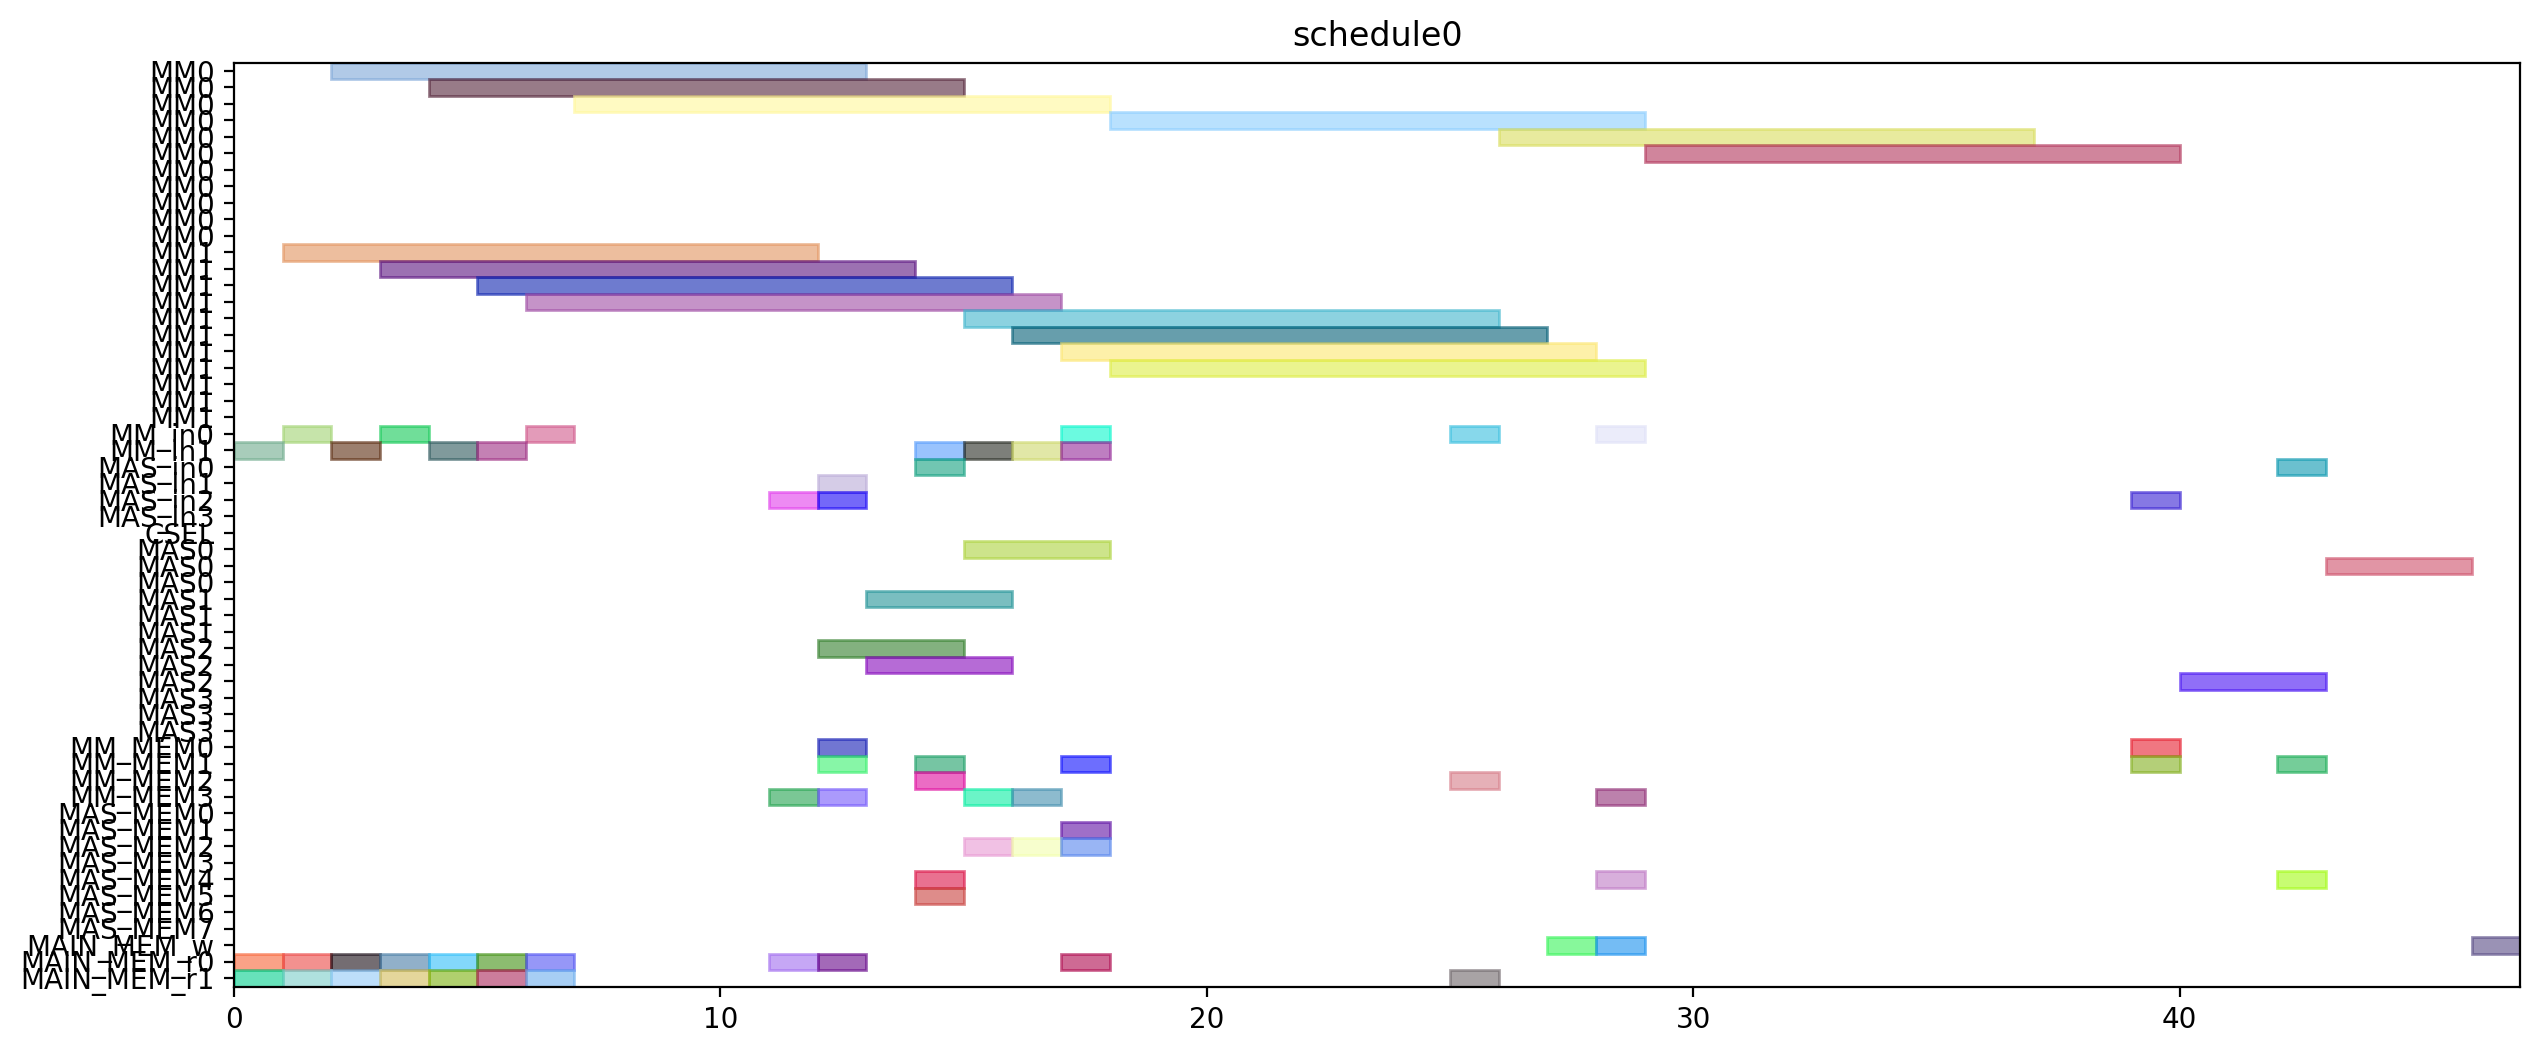

Recreate this plot in Python.
from pyschedule import Scenario, solvers, plotters, alt


def solve():
	horizon = 120
	S = Scenario("schedule0", horizon=horizon)

	# resource
	MM = S.Resources('MM', num=2, size=11)
	MM_in = S.Resources('MM_in', num=2)
	MAS_in = S.Resources('MAS_in', num=4)
	CSEL = S.Resource('CSEL')
	MAS = S.Resources('MAS', num=4, size=3, periods=range(1, horizon))
	MM_MEM = S.Resources('MM_MEM', num=4)
	MAS_MEM = S.Resources('MAS_MEM', num=8)
	MAIN_MEM_w = S.Resource('MAIN_MEM_w', size=1)
	MAIN_MEM_r = S.Resources('MAIN_MEM_r', num=2)

	# result of previous scheduling

	# new tasks
	r1 = S.Task('r1', length=11, delay_cost=1)
	r1 += alt(MM)
	r1_in = S.Task('r1_in', length=1, delay_cost=1)
	r1_in += alt(MM_in)
	S += r1_in*MM_in[0]<=r1*MM[0]
	S += r1_in*MM_in[1]<=r1*MM[1]
	r1_mem0 = S.Task('r1_mem0', length=1, delay_cost=1)
	r1_mem0 += MAIN_MEM_r[0]
	S += r1_mem0 <= r1

	r1_mem1 = S.Task('r1_mem1', length=1, delay_cost=1)
	r1_mem1 += MAIN_MEM_r[1]
	S += r1_mem1 <= r1

	r3 = S.Task('r3', length=11, delay_cost=1)
	r3 += alt(MM)
	r3_in = S.Task('r3_in', length=1, delay_cost=1)
	r3_in += alt(MM_in)
	S += r3_in*MM_in[0]<=r3*MM[0]
	S += r3_in*MM_in[1]<=r3*MM[1]
	r3_mem0 = S.Task('r3_mem0', length=1, delay_cost=1)
	r3_mem0 += MAIN_MEM_r[0]
	S += r3_mem0 <= r3

	r3_mem1 = S.Task('r3_mem1', length=1, delay_cost=1)
	r3_mem1 += MAIN_MEM_r[1]
	S += r3_mem1 <= r3

	r4 = S.Task('r4', length=11, delay_cost=1)
	r4 += alt(MM)
	r4_in = S.Task('r4_in', length=1, delay_cost=1)
	r4_in += alt(MM_in)
	S += r4_in*MM_in[0]<=r4*MM[0]
	S += r4_in*MM_in[1]<=r4*MM[1]
	r4_mem0 = S.Task('r4_mem0', length=1, delay_cost=1)
	r4_mem0 += MAIN_MEM_r[0]
	S += r4_mem0 <= r4

	r4_mem1 = S.Task('r4_mem1', length=1, delay_cost=1)
	r4_mem1 += MAIN_MEM_r[1]
	S += r4_mem1 <= r4

	r5 = S.Task('r5', length=11, delay_cost=1)
	r5 += alt(MM)
	r5_in = S.Task('r5_in', length=1, delay_cost=1)
	r5_in += alt(MM_in)
	S += r5_in*MM_in[0]<=r5*MM[0]
	S += r5_in*MM_in[1]<=r5*MM[1]
	r5_mem0 = S.Task('r5_mem0', length=1, delay_cost=1)
	r5_mem0 += MAIN_MEM_r[0]
	S += r5_mem0 <= r5

	r5_mem1 = S.Task('r5_mem1', length=1, delay_cost=1)
	r5_mem1 += MAIN_MEM_r[1]
	S += r5_mem1 <= r5

	r6 = S.Task('r6', length=11, delay_cost=1)
	r6 += alt(MM)
	r6_in = S.Task('r6_in', length=1, delay_cost=1)
	r6_in += alt(MM_in)
	S += r6_in*MM_in[0]<=r6*MM[0]
	S += r6_in*MM_in[1]<=r6*MM[1]
	r6_mem0 = S.Task('r6_mem0', length=1, delay_cost=1)
	r6_mem0 += MAIN_MEM_r[0]
	S += r6_mem0 <= r6

	r6_mem1 = S.Task('r6_mem1', length=1, delay_cost=1)
	r6_mem1 += MAIN_MEM_r[1]
	S += r6_mem1 <= r6

	r12 = S.Task('r12', length=11, delay_cost=1)
	r12 += alt(MM)
	r12_in = S.Task('r12_in', length=1, delay_cost=1)
	r12_in += alt(MM_in)
	S += r12_in*MM_in[0]<=r12*MM[0]
	S += r12_in*MM_in[1]<=r12*MM[1]
	r12_mem0 = S.Task('r12_mem0', length=1, delay_cost=1)
	r12_mem0 += MAIN_MEM_r[0]
	S += r12_mem0 <= r12

	r12_mem1 = S.Task('r12_mem1', length=1, delay_cost=1)
	r12_mem1 += MAIN_MEM_r[1]
	S += r12_mem1 <= r12

	r13 = S.Task('r13', length=11, delay_cost=1)
	r13 += alt(MM)
	r13_in = S.Task('r13_in', length=1, delay_cost=1)
	r13_in += alt(MM_in)
	S += r13_in*MM_in[0]<=r13*MM[0]
	S += r13_in*MM_in[1]<=r13*MM[1]
	r13_mem0 = S.Task('r13_mem0', length=1, delay_cost=1)
	r13_mem0 += MAIN_MEM_r[0]
	S += r13_mem0 <= r13

	r13_mem1 = S.Task('r13_mem1', length=1, delay_cost=1)
	r13_mem1 += MAIN_MEM_r[1]
	S += r13_mem1 <= r13

	r2 = S.Task('r2', length=3, delay_cost=1)
	r2 += alt(MAS)
	r2_in = S.Task('r2_in', length=1, delay_cost=1)
	r2_in += alt(MAS_in)
	S += r2_in*MAS_in[0]<=r2*MAS[0]

	S += r2_in*MAS_in[1]<=r2*MAS[1]

	S += r2_in*MAS_in[2]<=r2*MAS[2]

	S += r2_in*MAS_in[3]<=r2*MAS[3]

	r2_mem0 = S.Task('r2_mem0', length=1, delay_cost=1)
	r2_mem0 += alt(MM_MEM)
	S += (r1*MM[0])-1 < r2_mem0*MM_MEM[0]
	S += (r1*MM[1])-1 < r2_mem0*MM_MEM[2]
	S += r2_mem0 <= r2

	r2_mem1 = S.Task('r2_mem1', length=1, delay_cost=1)
	r2_mem1 += alt(MM_MEM)
	S += (r1*MM[0])-1 < r2_mem1*MM_MEM[1]
	S += (r1*MM[1])-1 < r2_mem1*MM_MEM[3]
	S += r2_mem1 <= r2

	r7 = S.Task('r7', length=3, delay_cost=1)
	r7 += alt(MAS)
	r7_in = S.Task('r7_in', length=1, delay_cost=1)
	r7_in += alt(MAS_in)
	S += r7_in*MAS_in[0]<=r7*MAS[0]

	S += r7_in*MAS_in[1]<=r7*MAS[1]

	S += r7_in*MAS_in[2]<=r7*MAS[2]

	S += r7_in*MAS_in[3]<=r7*MAS[3]

	r7_mem0 = S.Task('r7_mem0', length=1, delay_cost=1)
	r7_mem0 += alt(MM_MEM)
	S += (r5*MM[0])-1 < r7_mem0*MM_MEM[0]
	S += (r5*MM[1])-1 < r7_mem0*MM_MEM[2]
	S += r7_mem0 <= r7

	r7_mem1 = S.Task('r7_mem1', length=1, delay_cost=1)
	r7_mem1 += alt(MM_MEM)
	S += (r6*MM[0])-1 < r7_mem1*MM_MEM[1]
	S += (r6*MM[1])-1 < r7_mem1*MM_MEM[3]
	S += r7_mem1 <= r7

	r8 = S.Task('r8', length=3, delay_cost=1)
	r8 += alt(MAS)
	r8_in = S.Task('r8_in', length=1, delay_cost=1)
	r8_in += alt(MAS_in)
	S += r8_in*MAS_in[0]<=r8*MAS[0]

	S += r8_in*MAS_in[1]<=r8*MAS[1]

	S += r8_in*MAS_in[2]<=r8*MAS[2]

	S += r8_in*MAS_in[3]<=r8*MAS[3]

	r8_mem0 = S.Task('r8_mem0', length=1, delay_cost=1)
	r8_mem0 += MAIN_MEM_r[0]
	S += r8_mem0 <= r8

	r8_mem1 = S.Task('r8_mem1', length=1, delay_cost=1)
	r8_mem1 += alt(MM_MEM)
	S += (r4*MM[0])-1 < r8_mem1*MM_MEM[1]
	S += (r4*MM[1])-1 < r8_mem1*MM_MEM[3]
	S += r8_mem1 <= r8

	r10 = S.Task('r10', length=3, delay_cost=1)
	r10 += alt(MAS)
	r10_in = S.Task('r10_in', length=1, delay_cost=1)
	r10_in += alt(MAS_in)
	S += r10_in*MAS_in[0]<=r10*MAS[0]

	S += r10_in*MAS_in[1]<=r10*MAS[1]

	S += r10_in*MAS_in[2]<=r10*MAS[2]

	S += r10_in*MAS_in[3]<=r10*MAS[3]

	r10_mem0 = S.Task('r10_mem0', length=1, delay_cost=1)
	r10_mem0 += MAIN_MEM_r[0]
	S += r10_mem0 <= r10

	r10_mem1 = S.Task('r10_mem1', length=1, delay_cost=1)
	r10_mem1 += alt(MM_MEM)
	S += (r4*MM[0])-1 < r10_mem1*MM_MEM[1]
	S += (r4*MM[1])-1 < r10_mem1*MM_MEM[3]
	S += r10_mem1 <= r10

	r9 = S.Task('r9', length=11, delay_cost=1)
	r9 += alt(MM)
	r9_in = S.Task('r9_in', length=1, delay_cost=1)
	r9_in += alt(MM_in)
	S += r9_in*MM_in[0]<=r9*MM[0]
	S += r9_in*MM_in[1]<=r9*MM[1]
	r9_mem0 = S.Task('r9_mem0', length=1, delay_cost=1)
	r9_mem0 += MAIN_MEM_r[0]
	S += r9_mem0 <= r9

	r9_mem1 = S.Task('r9_mem1', length=1, delay_cost=1)
	r9_mem1 += alt(MAS_MEM)
	S += (r7*MAS[0])-1 < r9_mem1*MAS_MEM[1]
	S += (r7*MAS[1])-1 < r9_mem1*MAS_MEM[3]
	S += (r7*MAS[2])-1 < r9_mem1*MAS_MEM[5]
	S += (r7*MAS[3])-1 < r9_mem1*MAS_MEM[7]
	S += r9_mem1 <= r9

	r11 = S.Task('r11', length=11, delay_cost=1)
	r11 += alt(MM)
	r11_in = S.Task('r11_in', length=1, delay_cost=1)
	r11_in += alt(MM_in)
	S += r11_in*MM_in[0]<=r11*MM[0]
	S += r11_in*MM_in[1]<=r11*MM[1]
	r11_mem0 = S.Task('r11_mem0', length=1, delay_cost=1)
	r11_mem0 += alt(MAS_MEM)
	S += (r10*MAS[0])-1 < r11_mem0*MAS_MEM[0]
	S += (r10*MAS[1])-1 < r11_mem0*MAS_MEM[2]
	S += (r10*MAS[2])-1 < r11_mem0*MAS_MEM[4]
	S += (r10*MAS[3])-1 < r11_mem0*MAS_MEM[6]
	S += r11_mem0 <= r11

	r11_mem1 = S.Task('r11_mem1', length=1, delay_cost=1)
	r11_mem1 += alt(MAS_MEM)
	S += (r10*MAS[0])-1 < r11_mem1*MAS_MEM[1]
	S += (r10*MAS[1])-1 < r11_mem1*MAS_MEM[3]
	S += (r10*MAS[2])-1 < r11_mem1*MAS_MEM[5]
	S += (r10*MAS[3])-1 < r11_mem1*MAS_MEM[7]
	S += r11_mem1 <= r11

	PX_new = S.Task('PX_new', length=11, delay_cost=1)
	PX_new += alt(MM)
	PX_new_in = S.Task('PX_new_in', length=1, delay_cost=1)
	PX_new_in += alt(MM_in)
	S += PX_new_in*MM_in[0]<=PX_new*MM[0]
	S += PX_new_in*MM_in[1]<=PX_new*MM[1]
	S += 0<PX_new

	PX_new_w = S.Task('PX_new_w', length=1, delay_cost=1)
	PX_new_w += alt(MAIN_MEM_w)
	S += PX_new <= PX_new_w

	PX_new_mem0 = S.Task('PX_new_mem0', length=1, delay_cost=1)
	PX_new_mem0 += alt(MAS_MEM)
	S += (r2*MAS[0])-1 < PX_new_mem0*MAS_MEM[0]
	S += (r2*MAS[1])-1 < PX_new_mem0*MAS_MEM[2]
	S += (r2*MAS[2])-1 < PX_new_mem0*MAS_MEM[4]
	S += (r2*MAS[3])-1 < PX_new_mem0*MAS_MEM[6]
	S += PX_new_mem0 <= PX_new

	PX_new_mem1 = S.Task('PX_new_mem1', length=1, delay_cost=1)
	PX_new_mem1 += alt(MM_MEM)
	S += (r12*MM[0])-1 < PX_new_mem1*MM_MEM[1]
	S += (r12*MM[1])-1 < PX_new_mem1*MM_MEM[3]
	S += PX_new_mem1 <= PX_new

	r14 = S.Task('r14', length=11, delay_cost=1)
	r14 += alt(MM)
	r14_in = S.Task('r14_in', length=1, delay_cost=1)
	r14_in += alt(MM_in)
	S += r14_in*MM_in[0]<=r14*MM[0]
	S += r14_in*MM_in[1]<=r14*MM[1]
	r14_mem0 = S.Task('r14_mem0', length=1, delay_cost=1)
	r14_mem0 += alt(MAS_MEM)
	S += (r2*MAS[0])-1 < r14_mem0*MAS_MEM[0]
	S += (r2*MAS[1])-1 < r14_mem0*MAS_MEM[2]
	S += (r2*MAS[2])-1 < r14_mem0*MAS_MEM[4]
	S += (r2*MAS[3])-1 < r14_mem0*MAS_MEM[6]
	S += r14_mem0 <= r14

	r14_mem1 = S.Task('r14_mem1', length=1, delay_cost=1)
	r14_mem1 += alt(MM_MEM)
	S += (r3*MM[0])-1 < r14_mem1*MM_MEM[1]
	S += (r3*MM[1])-1 < r14_mem1*MM_MEM[3]
	S += r14_mem1 <= r14

	Z1_new = S.Task('Z1_new', length=11, delay_cost=1)
	Z1_new += alt(MM)
	Z1_new_in = S.Task('Z1_new_in', length=1, delay_cost=1)
	Z1_new_in += alt(MM_in)
	S += Z1_new_in*MM_in[0]<=Z1_new*MM[0]
	S += Z1_new_in*MM_in[1]<=Z1_new*MM[1]
	S += 0<Z1_new

	Z1_new_w = S.Task('Z1_new_w', length=1, delay_cost=1)
	Z1_new_w += alt(MAIN_MEM_w)
	S += Z1_new <= Z1_new_w

	Z1_new_mem0 = S.Task('Z1_new_mem0', length=1, delay_cost=1)
	Z1_new_mem0 += alt(MAS_MEM)
	S += (r2*MAS[0])-1 < Z1_new_mem0*MAS_MEM[0]
	S += (r2*MAS[1])-1 < Z1_new_mem0*MAS_MEM[2]
	S += (r2*MAS[2])-1 < Z1_new_mem0*MAS_MEM[4]
	S += (r2*MAS[3])-1 < Z1_new_mem0*MAS_MEM[6]
	S += Z1_new_mem0 <= Z1_new

	Z1_new_mem1 = S.Task('Z1_new_mem1', length=1, delay_cost=1)
	Z1_new_mem1 += alt(MM_MEM)
	S += (r13*MM[0])-1 < Z1_new_mem1*MM_MEM[1]
	S += (r13*MM[1])-1 < Z1_new_mem1*MM_MEM[3]
	S += Z1_new_mem1 <= Z1_new

	r15 = S.Task('r15', length=11, delay_cost=1)
	r15 += alt(MM)
	r15_in = S.Task('r15_in', length=1, delay_cost=1)
	r15_in += alt(MM_in)
	S += r15_in*MM_in[0]<=r15*MM[0]
	S += r15_in*MM_in[1]<=r15*MM[1]
	r15_mem0 = S.Task('r15_mem0', length=1, delay_cost=1)
	r15_mem0 += alt(MAS_MEM)
	S += (r8*MAS[0])-1 < r15_mem0*MAS_MEM[0]
	S += (r8*MAS[1])-1 < r15_mem0*MAS_MEM[2]
	S += (r8*MAS[2])-1 < r15_mem0*MAS_MEM[4]
	S += (r8*MAS[3])-1 < r15_mem0*MAS_MEM[6]
	S += r15_mem0 <= r15

	r15_mem1 = S.Task('r15_mem1', length=1, delay_cost=1)
	r15_mem1 += alt(MM_MEM)
	S += (r9*MM[0])-1 < r15_mem1*MM_MEM[1]
	S += (r9*MM[1])-1 < r15_mem1*MM_MEM[3]
	S += r15_mem1 <= r15

	r16 = S.Task('r16', length=11, delay_cost=1)
	r16 += alt(MM)
	r16_in = S.Task('r16_in', length=1, delay_cost=1)
	r16_in += alt(MM_in)
	S += r16_in*MM_in[0]<=r16*MM[0]
	S += r16_in*MM_in[1]<=r16*MM[1]
	r16_mem0 = S.Task('r16_mem0', length=1, delay_cost=1)
	r16_mem0 += alt(MM_MEM)
	S += (r11*MM[0])-1 < r16_mem0*MM_MEM[0]
	S += (r11*MM[1])-1 < r16_mem0*MM_MEM[2]
	S += r16_mem0 <= r16

	r16_mem1 = S.Task('r16_mem1', length=1, delay_cost=1)
	r16_mem1 += MAIN_MEM_r[1]
	S += r16_mem1 <= r16

	r17 = S.Task('r17', length=3, delay_cost=1)
	r17 += alt(MAS)
	r17_in = S.Task('r17_in', length=1, delay_cost=1)
	r17_in += alt(MAS_in)
	S += r17_in*MAS_in[0]<=r17*MAS[0]

	S += r17_in*MAS_in[1]<=r17*MAS[1]

	S += r17_in*MAS_in[2]<=r17*MAS[2]

	S += r17_in*MAS_in[3]<=r17*MAS[3]

	r17_mem0 = S.Task('r17_mem0', length=1, delay_cost=1)
	r17_mem0 += alt(MM_MEM)
	S += (r14*MM[0])-1 < r17_mem0*MM_MEM[0]
	S += (r14*MM[1])-1 < r17_mem0*MM_MEM[2]
	S += r17_mem0 <= r17

	r17_mem1 = S.Task('r17_mem1', length=1, delay_cost=1)
	r17_mem1 += alt(MM_MEM)
	S += (r15*MM[0])-1 < r17_mem1*MM_MEM[1]
	S += (r15*MM[1])-1 < r17_mem1*MM_MEM[3]
	S += r17_mem1 <= r17

	PY_new = S.Task('PY_new', length=3, delay_cost=1)
	PY_new += alt(MAS)
	PY_new_in = S.Task('PY_new_in', length=1, delay_cost=1)
	PY_new_in += alt(MAS_in)
	S += PY_new_in*MAS_in[0]<=PY_new*MAS[0]

	S += PY_new_in*MAS_in[1]<=PY_new*MAS[1]

	S += PY_new_in*MAS_in[2]<=PY_new*MAS[2]

	S += PY_new_in*MAS_in[3]<=PY_new*MAS[3]

	S += 0<PY_new

	PY_new_w = S.Task('PY_new_w', length=1, delay_cost=1)
	PY_new_w += alt(MAIN_MEM_w)
	S += PY_new <= PY_new_w

	PY_new_mem0 = S.Task('PY_new_mem0', length=1, delay_cost=1)
	PY_new_mem0 += alt(MAS_MEM)
	S += (r17*MAS[0])-1 < PY_new_mem0*MAS_MEM[0]
	S += (r17*MAS[1])-1 < PY_new_mem0*MAS_MEM[2]
	S += (r17*MAS[2])-1 < PY_new_mem0*MAS_MEM[4]
	S += (r17*MAS[3])-1 < PY_new_mem0*MAS_MEM[6]
	S += PY_new_mem0 <= PY_new

	PY_new_mem1 = S.Task('PY_new_mem1', length=1, delay_cost=1)
	PY_new_mem1 += alt(MM_MEM)
	S += (r16*MM[0])-1 < PY_new_mem1*MM_MEM[1]
	S += (r16*MM[1])-1 < PY_new_mem1*MM_MEM[3]
	S += PY_new_mem1 <= PY_new

	solvers.mip.solve(S,msg=1,kind='CPLEX',ratio_gap=1.01)

	solution = [['hoge']*len(S.solution()[1]) for i in range(len(S.solution()))]
	for i in range(len(S.solution())):
		for j in range(len(S.solution()[i])):
			solution[i][j]=str(S.solution()[i][j])
	print(solution)

	cycles = int(solution[-1][3])

	pic_file_name = "/mnt/rose/usr1/fukuda/ABE/multiRAM_multiMAS_16mux/scheduling_result/stage11MM2_stage3MAS4/EP_YRECOVER/schedule0.png"
	if(S.solution() != []):
		plotters.matplotlib.plot(S,img_filename=pic_file_name, show_task_labels=False, fig_size=(cycles*0.25+3, 6))

	return solution
